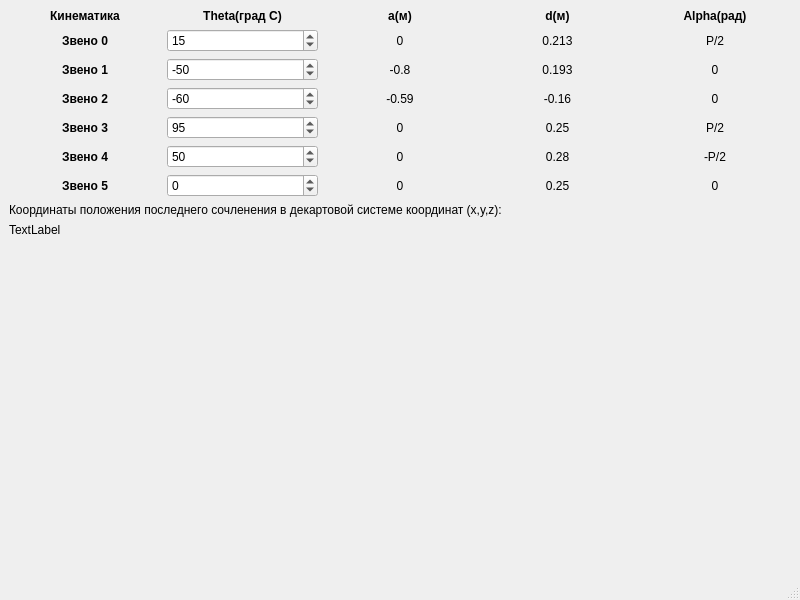
<?xml version="1.0" encoding="UTF-8"?>
<ui version="4.0">
 <class>MainWindow</class>
 <widget class="QMainWindow" name="MainWindow">
  <property name="geometry">
   <rect>
    <x>0</x>
    <y>0</y>
    <width>800</width>
    <height>600</height>
   </rect>
  </property>
  <property name="windowTitle">
   <string>MainWindow</string>
  </property>
  <widget class="QWidget" name="centralwidget">
   <layout class="QVBoxLayout" name="verticalLayout">
    <item>
     <layout class="QGridLayout" name="gridLayout">
      <item row="3" column="0">
       <widget class="QLabel" name="label_8">
        <property name="font">
         <font>
          <bold>true</bold>
         </font>
        </property>
        <property name="text">
         <string>Звено 2</string>
        </property>
        <property name="alignment">
         <set>Qt::AlignmentFlag::AlignCenter</set>
        </property>
       </widget>
      </item>
      <item row="4" column="2">
       <widget class="QLabel" name="lbl_a4">
        <property name="text">
         <string>0</string>
        </property>
        <property name="alignment">
         <set>Qt::AlignmentFlag::AlignCenter</set>
        </property>
       </widget>
      </item>
      <item row="0" column="3">
       <widget class="QLabel" name="label_4">
        <property name="font">
         <font>
          <bold>true</bold>
         </font>
        </property>
        <property name="text">
         <string>d(м)</string>
        </property>
        <property name="alignment">
         <set>Qt::AlignmentFlag::AlignCenter</set>
        </property>
       </widget>
      </item>
      <item row="3" column="2">
       <widget class="QLabel" name="lbl_a3">
        <property name="text">
         <string>-0.59</string>
        </property>
        <property name="alignment">
         <set>Qt::AlignmentFlag::AlignCenter</set>
        </property>
       </widget>
      </item>
      <item row="4" column="1">
       <widget class="QSpinBox" name="sb_th4">
        <property name="minimum">
         <number>-99</number>
        </property>
        <property name="maximum">
         <number>350</number>
        </property>
        <property name="value">
         <number>95</number>
        </property>
       </widget>
      </item>
      <item row="0" column="0">
       <widget class="QLabel" name="label">
        <property name="font">
         <font>
          <bold>true</bold>
         </font>
        </property>
        <property name="text">
         <string>Кинематика</string>
        </property>
        <property name="alignment">
         <set>Qt::AlignmentFlag::AlignCenter</set>
        </property>
       </widget>
      </item>
      <item row="2" column="1">
       <widget class="QSpinBox" name="sb_th2">
        <property name="minimum">
         <number>-99</number>
        </property>
        <property name="maximum">
         <number>350</number>
        </property>
        <property name="value">
         <number>-50</number>
        </property>
       </widget>
      </item>
      <item row="6" column="1">
       <widget class="QSpinBox" name="sb_th6">
        <property name="minimum">
         <number>-99</number>
        </property>
        <property name="maximum">
         <number>350</number>
        </property>
        <property name="value">
         <number>0</number>
        </property>
       </widget>
      </item>
      <item row="4" column="3">
       <widget class="QLabel" name="lbl_d4">
        <property name="text">
         <string>0.25</string>
        </property>
        <property name="alignment">
         <set>Qt::AlignmentFlag::AlignCenter</set>
        </property>
       </widget>
      </item>
      <item row="1" column="1">
       <widget class="QSpinBox" name="sb_th1">
        <property name="minimum">
         <number>-99</number>
        </property>
        <property name="maximum">
         <number>350</number>
        </property>
        <property name="value">
         <number>15</number>
        </property>
       </widget>
      </item>
      <item row="6" column="4">
       <widget class="QLabel" name="lbl_alpha6">
        <property name="text">
         <string>0</string>
        </property>
        <property name="alignment">
         <set>Qt::AlignmentFlag::AlignCenter</set>
        </property>
       </widget>
      </item>
      <item row="2" column="2">
       <widget class="QLabel" name="lbl_a2">
        <property name="text">
         <string>-0.8</string>
        </property>
        <property name="alignment">
         <set>Qt::AlignmentFlag::AlignCenter</set>
        </property>
       </widget>
      </item>
      <item row="5" column="2">
       <widget class="QLabel" name="lbl_a5">
        <property name="text">
         <string>0</string>
        </property>
        <property name="alignment">
         <set>Qt::AlignmentFlag::AlignCenter</set>
        </property>
       </widget>
      </item>
      <item row="3" column="3">
       <widget class="QLabel" name="lbl_d3">
        <property name="text">
         <string>-0.16</string>
        </property>
        <property name="alignment">
         <set>Qt::AlignmentFlag::AlignCenter</set>
        </property>
       </widget>
      </item>
      <item row="6" column="3">
       <widget class="QLabel" name="lbl_d6">
        <property name="text">
         <string>0.25</string>
        </property>
        <property name="alignment">
         <set>Qt::AlignmentFlag::AlignCenter</set>
        </property>
       </widget>
      </item>
      <item row="2" column="4">
       <widget class="QLabel" name="lbl_alpha2">
        <property name="text">
         <string>0</string>
        </property>
        <property name="alignment">
         <set>Qt::AlignmentFlag::AlignCenter</set>
        </property>
       </widget>
      </item>
      <item row="1" column="3">
       <widget class="QLabel" name="lbl_d1">
        <property name="text">
         <string>0.213</string>
        </property>
        <property name="alignment">
         <set>Qt::AlignmentFlag::AlignCenter</set>
        </property>
       </widget>
      </item>
      <item row="1" column="0">
       <widget class="QLabel" name="label_6">
        <property name="font">
         <font>
          <bold>true</bold>
         </font>
        </property>
        <property name="text">
         <string>Звено 0</string>
        </property>
        <property name="alignment">
         <set>Qt::AlignmentFlag::AlignCenter</set>
        </property>
       </widget>
      </item>
      <item row="0" column="1">
       <widget class="QLabel" name="label_2">
        <property name="font">
         <font>
          <bold>true</bold>
         </font>
        </property>
        <property name="text">
         <string>Theta(град C)</string>
        </property>
        <property name="alignment">
         <set>Qt::AlignmentFlag::AlignCenter</set>
        </property>
       </widget>
      </item>
      <item row="4" column="0">
       <widget class="QLabel" name="label_9">
        <property name="font">
         <font>
          <bold>true</bold>
         </font>
        </property>
        <property name="text">
         <string>Звено 3</string>
        </property>
        <property name="alignment">
         <set>Qt::AlignmentFlag::AlignCenter</set>
        </property>
       </widget>
      </item>
      <item row="5" column="3">
       <widget class="QLabel" name="lbl_d5">
        <property name="text">
         <string>0.28</string>
        </property>
        <property name="alignment">
         <set>Qt::AlignmentFlag::AlignCenter</set>
        </property>
       </widget>
      </item>
      <item row="2" column="3">
       <widget class="QLabel" name="lbl_d2">
        <property name="text">
         <string>0.193</string>
        </property>
        <property name="alignment">
         <set>Qt::AlignmentFlag::AlignCenter</set>
        </property>
       </widget>
      </item>
      <item row="1" column="2">
       <widget class="QLabel" name="lbl_a1">
        <property name="text">
         <string>0</string>
        </property>
        <property name="alignment">
         <set>Qt::AlignmentFlag::AlignCenter</set>
        </property>
       </widget>
      </item>
      <item row="3" column="4">
       <widget class="QLabel" name="lbl_alpha3">
        <property name="text">
         <string>0</string>
        </property>
        <property name="alignment">
         <set>Qt::AlignmentFlag::AlignCenter</set>
        </property>
       </widget>
      </item>
      <item row="4" column="4">
       <widget class="QLabel" name="lbl_alpha4">
        <property name="text">
         <string>P/2</string>
        </property>
        <property name="alignment">
         <set>Qt::AlignmentFlag::AlignCenter</set>
        </property>
       </widget>
      </item>
      <item row="0" column="2">
       <widget class="QLabel" name="label_3">
        <property name="font">
         <font>
          <bold>true</bold>
         </font>
        </property>
        <property name="text">
         <string>a(м)</string>
        </property>
        <property name="alignment">
         <set>Qt::AlignmentFlag::AlignCenter</set>
        </property>
       </widget>
      </item>
      <item row="5" column="0">
       <widget class="QLabel" name="label_10">
        <property name="font">
         <font>
          <bold>true</bold>
         </font>
        </property>
        <property name="text">
         <string>Звено 4</string>
        </property>
        <property name="alignment">
         <set>Qt::AlignmentFlag::AlignCenter</set>
        </property>
       </widget>
      </item>
      <item row="6" column="0">
       <widget class="QLabel" name="label_11">
        <property name="font">
         <font>
          <bold>true</bold>
         </font>
        </property>
        <property name="text">
         <string>Звено 5</string>
        </property>
        <property name="alignment">
         <set>Qt::AlignmentFlag::AlignCenter</set>
        </property>
       </widget>
      </item>
      <item row="2" column="0">
       <widget class="QLabel" name="label_7">
        <property name="font">
         <font>
          <bold>true</bold>
         </font>
        </property>
        <property name="text">
         <string>Звено 1</string>
        </property>
        <property name="alignment">
         <set>Qt::AlignmentFlag::AlignCenter</set>
        </property>
       </widget>
      </item>
      <item row="1" column="4">
       <widget class="QLabel" name="lbl_alpha1">
        <property name="text">
         <string>P/2</string>
        </property>
        <property name="alignment">
         <set>Qt::AlignmentFlag::AlignCenter</set>
        </property>
       </widget>
      </item>
      <item row="5" column="1">
       <widget class="QSpinBox" name="sb_th5">
        <property name="minimum">
         <number>-99</number>
        </property>
        <property name="maximum">
         <number>350</number>
        </property>
        <property name="value">
         <number>50</number>
        </property>
       </widget>
      </item>
      <item row="0" column="4">
       <widget class="QLabel" name="label_5">
        <property name="font">
         <font>
          <bold>true</bold>
         </font>
        </property>
        <property name="text">
         <string>Alpha(рад)</string>
        </property>
        <property name="alignment">
         <set>Qt::AlignmentFlag::AlignCenter</set>
        </property>
       </widget>
      </item>
      <item row="5" column="4">
       <widget class="QLabel" name="lbl_alpha5">
        <property name="text">
         <string>-P/2</string>
        </property>
        <property name="alignment">
         <set>Qt::AlignmentFlag::AlignCenter</set>
        </property>
       </widget>
      </item>
      <item row="3" column="1">
       <widget class="QSpinBox" name="sb_th3">
        <property name="minimum">
         <number>-99</number>
        </property>
        <property name="maximum">
         <number>350</number>
        </property>
        <property name="value">
         <number>-60</number>
        </property>
       </widget>
      </item>
      <item row="6" column="2">
       <widget class="QLabel" name="lbl_a6">
        <property name="text">
         <string>0</string>
        </property>
        <property name="alignment">
         <set>Qt::AlignmentFlag::AlignCenter</set>
        </property>
       </widget>
      </item>
     </layout>
    </item>
    <item>
     <widget class="QLabel" name="label_12">
      <property name="text">
       <string>Координаты положения последнего сочленения в декартовой системе координат (x,y,z):</string>
      </property>
     </widget>
    </item>
    <item>
     <widget class="QLabel" name="lbl_result">
      <property name="text">
       <string>TextLabel</string>
      </property>
     </widget>
    </item>
    <item>
     <spacer name="verticalSpacer">
      <property name="orientation">
       <enum>Qt::Orientation::Vertical</enum>
      </property>
      <property name="sizeHint" stdset="0">
       <size>
        <width>20</width>
        <height>40</height>
       </size>
      </property>
     </spacer>
    </item>
   </layout>
  </widget>
  <widget class="QMenuBar" name="menubar">
   <property name="geometry">
    <rect>
     <x>0</x>
     <y>0</y>
     <width>800</width>
     <height>20</height>
    </rect>
   </property>
  </widget>
  <widget class="QStatusBar" name="statusbar"/>
 </widget>
 <resources/>
 <connections/>
</ui>
